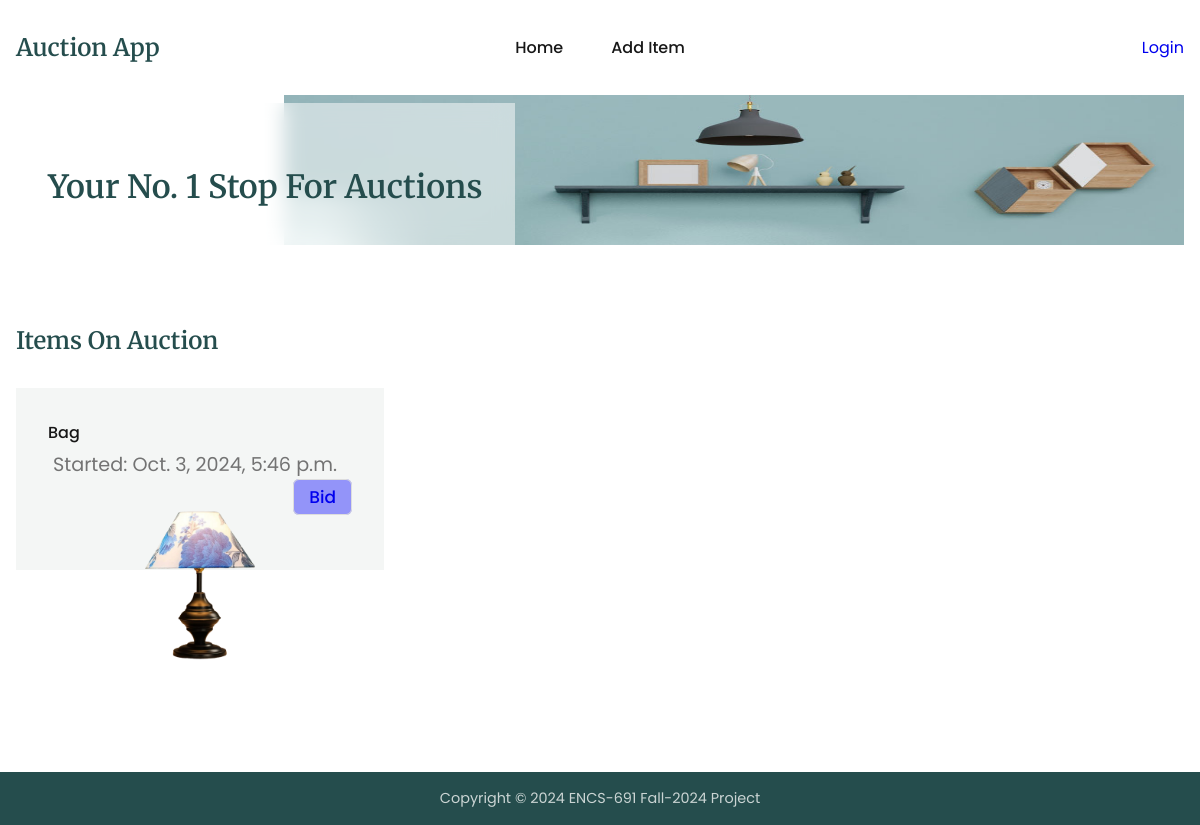
Before: /auctions/ with the older database file.
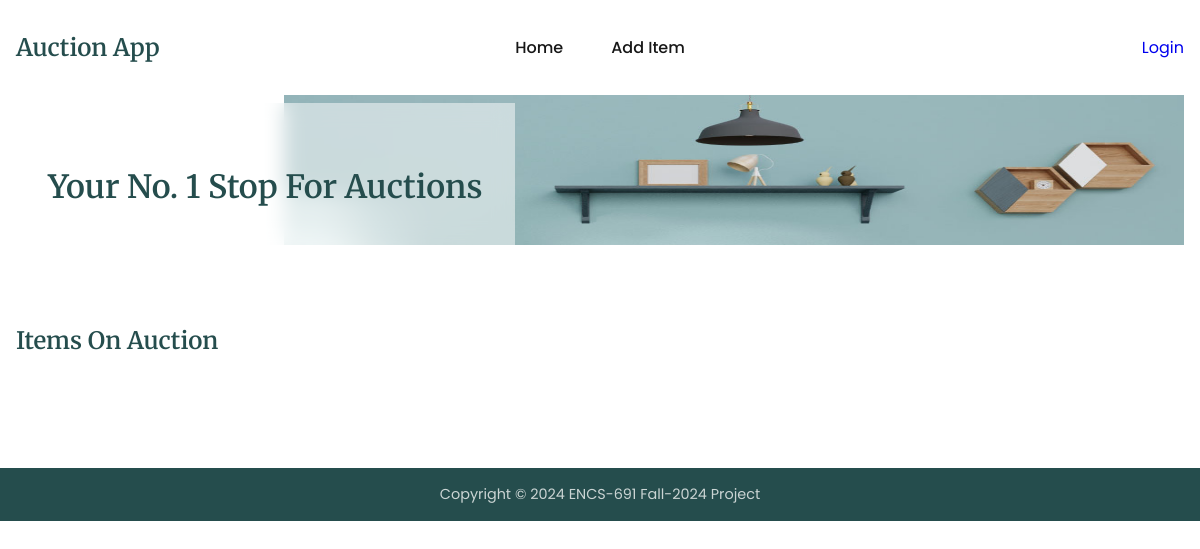
After: the same page with the newer database file.
### auctions/models.py (models this page shows, shortened)
class Item(models.Model):
    name = models.CharField(max_length=200)
    description = models.CharField(max_length=200)
    categoryid = models.CharField(max_length=200)
    subcategoryid = models.CharField(max_length=200, default='1')
    status = models.CharField(max_length=200)
    minimumbid = models.IntegerField()
    username = models.CharField(max_length=200)
    image = models.CharField(max_length=200)
    createdat = models.DateTimeField(default=timezone.now)

### auctions/views.py (the view)
# urls.py: path('', views.index, name='index'),
def index(req):
    items = getAllRecords(Item)
    filteredItem = [item for item in items if getAuctionByItemId(item.id, 'status') == 'open']
    if items:
        context = {'items': filteredItem}
        return render(req, 'auctions/index.html', context=context)
    error(req, message='Currently, no items are available for auction.')
    return render(req, 'auctions/index.html')

### auctions/utils.py (called while the page is built)
def getAllRecords(model):
    try:
        record = model.objects.all()
    except (KeyError, model.DoesNotExist):
        return None
    else:
        return record

def getAuctionByItemId(id, field=''):
    try:
        auction = Auction.objects.get(itemid=id)
    except (KeyError, Auction.DoesNotExist):
        logging.error(f'Auction does not exist')
        return None
    else:
        if field:
            return getattr(auction, field)
        return auction

### templates/auctions/index.html (shortened to what this page needs)
{% extends "base.html" %}
{% block content %}
<section class="section__container product__container" id="product">
    <h3 class="section__header">Items On Auction</h3>
    <div class="product__grid">
        {% for item in items %}
        <div class="product__card">
            <h4>{{item.name}}</h4>
            <p>Started: {{item.createdat}}</p>
            <div class="btn-div">
                <a
                    class="bid-btn"
                    href="{% url 'auctions:bidItem' item.id %}"
                >
                    Bid
                </a>
            </div>
            <img src="{{item.image}}" alt="{{item.name}}" />
        </div>
        {% endfor %}
    </div>
</section>
{% endblock %}

Changed rows visible on the page:
no longer on this page (row edited): Item: name "Bag", createdat "Oct. 3, 2024, 5:46 p.m.", image (picture)
